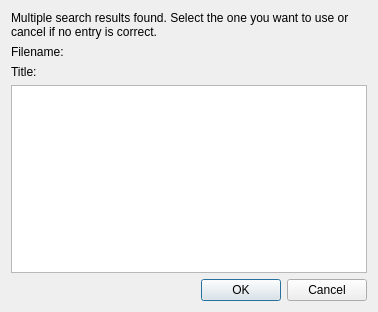
<?xml version="1.0" encoding="UTF-8"?>
<ui version="4.0">
 <class>SelectSearchResultDialog</class>
 <widget class="QDialog" name="SelectSearchResultDialog">
  <property name="geometry">
   <rect>
    <x>0</x>
    <y>0</y>
    <width>378</width>
    <height>312</height>
   </rect>
  </property>
  <property name="windowTitle">
   <string>Dialog</string>
  </property>
  <layout class="QVBoxLayout" name="verticalLayout">
   <item>
    <widget class="QLabel" name="label">
     <property name="text">
      <string>Multiple search results found. Select the one you want to use or cancel if no entry is correct.</string>
     </property>
     <property name="wordWrap">
      <bool>true</bool>
     </property>
    </widget>
   </item>
   <item>
    <layout class="QFormLayout" name="formLayout">
     <item row="0" column="0">
      <widget class="QLabel" name="label_2">
       <property name="text">
        <string>Filename:</string>
       </property>
      </widget>
     </item>
     <item row="0" column="1">
      <widget class="QLabel" name="labelFileName">
       <property name="text">
        <string notr="true"/>
       </property>
       <property name="wordWrap">
        <bool>true</bool>
       </property>
      </widget>
     </item>
     <item row="1" column="0">
      <widget class="QLabel" name="label_3">
       <property name="text">
        <string>Title:</string>
       </property>
      </widget>
     </item>
     <item row="1" column="1">
      <widget class="QLabel" name="labelTitle">
       <property name="text">
        <string notr="true"/>
       </property>
       <property name="wordWrap">
        <bool>true</bool>
       </property>
      </widget>
     </item>
    </layout>
   </item>
   <item>
    <widget class="QListView" name="listView"/>
   </item>
   <item>
    <widget class="QDialogButtonBox" name="buttonBox">
     <property name="orientation">
      <enum>Qt::Horizontal</enum>
     </property>
     <property name="standardButtons">
      <set>QDialogButtonBox::Cancel|QDialogButtonBox::Ok</set>
     </property>
    </widget>
   </item>
  </layout>
 </widget>
 <resources/>
 <connections>
  <connection>
   <sender>buttonBox</sender>
   <signal>accepted()</signal>
   <receiver>SelectSearchResultDialog</receiver>
   <slot>accept()</slot>
   <hints>
    <hint type="sourcelabel">
     <x>248</x>
     <y>254</y>
    </hint>
    <hint type="destinationlabel">
     <x>157</x>
     <y>274</y>
    </hint>
   </hints>
  </connection>
  <connection>
   <sender>buttonBox</sender>
   <signal>rejected()</signal>
   <receiver>SelectSearchResultDialog</receiver>
   <slot>reject()</slot>
   <hints>
    <hint type="sourcelabel">
     <x>316</x>
     <y>260</y>
    </hint>
    <hint type="destinationlabel">
     <x>286</x>
     <y>274</y>
    </hint>
   </hints>
  </connection>
 </connections>
</ui>
